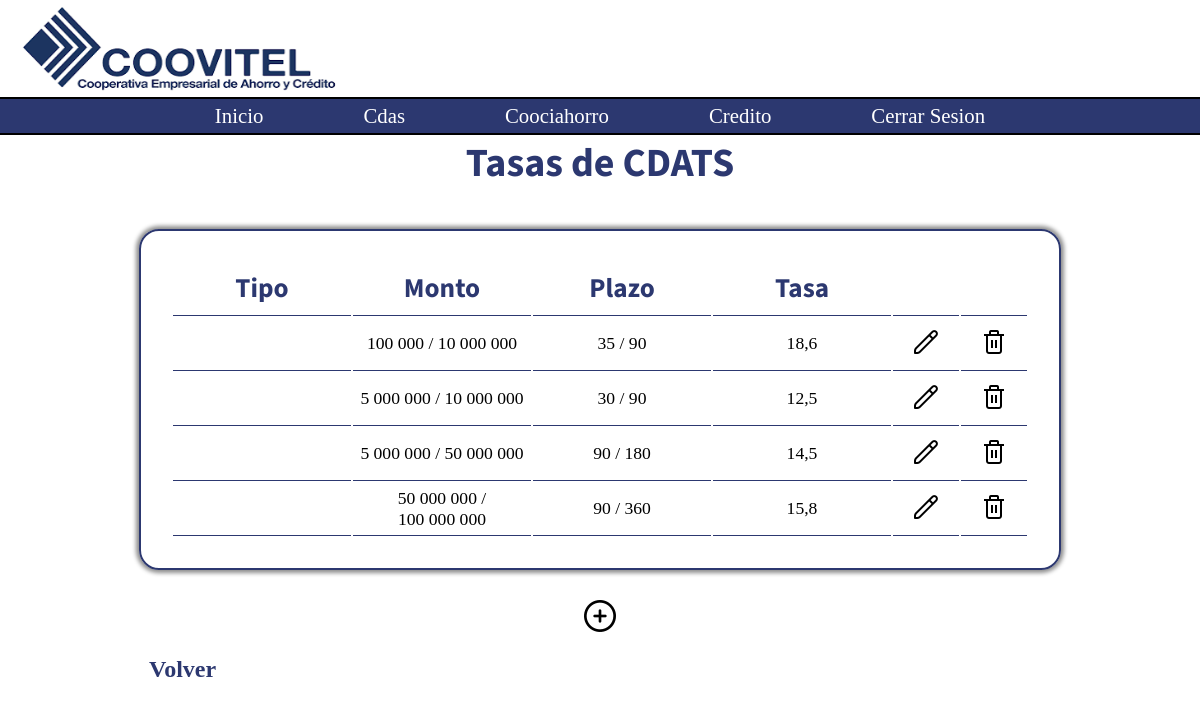
/cdats (signed in), run on an earlier commit of the app's database.
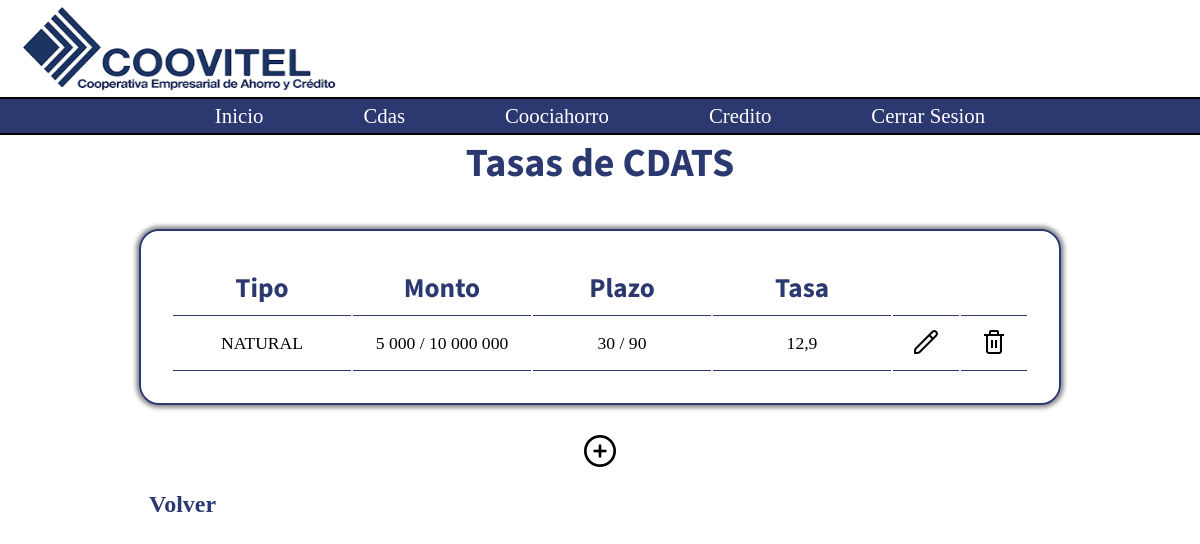
And on a later commit of the database.
### controls/models.py (models this page shows, shortened)
class TasasCDAT(models.Model):
    type = models.CharField(max_length=100)
    since = models.IntegerField()
    until = models.IntegerField()
    amountsince = models.IntegerField()
    amountuntil = models.IntegerField()
    tasa = models.FloatField(max_length=20)

### controls/views.py (the view)
# urls.py: path("cdats", views.Cdat, name="cdats"),
@login_required(login_url="login")
def Cdat(request):
    cdats = TasasCDAT.objects.all()
    return render(request, 'cdat.html', {'cdats': cdats})

### controls/templates/cdat.html (shortened to what this page needs)
{% extends 'layout.html' %}
{% load humanize %}
{% block header %}
    <header>
        <div class="logo-admin"></div>
        <nav class="menu">
            <ul class="menu-links">
                <li class="link"><a href="{% url 'admin' %}">Inicio</a></li>
                <li class="link"><a href="{% url 'cdats' %}">Cdas</a></li>
                <li class="link"><a href="{% url 'cooviahorro' %}">Coociahorro</a></li>
                <li class="link"><a href="#">Credito</a></li>
                <li class="link"><a href="{% url 'user-logout' %}">Cerrar Sesion</a></li>
            </ul>
        </nav>
    </header>
{% endblock%}
{% block content %}
    <div class="cdats">
        <h1 class="title">Tasas de CDATS</h1>
        <div>
            <table>
                <tr>
                    <td class="ttb">Tipo</td>
                    <td class="ttb">Monto</td>
                    <td class="ttb">Plazo</td>
                    <td class="ttb">Tasa</td>
                    <td class="icon"></td>
                    <td class="icon"></td>
                </tr>
                {% for cdat in cdats%}
                    <tr>
                        <td class="tb data">{{cdat.type}}</td>
                        <td class="tb data">{{cdat.since|intcomma}} / {{ cdat.until|intcomma }}</td>
                        <td class="tb data">{{cdat.amountsince|intcomma}} / {{cdat.amountuntil}}</td>
                        <td class="tb data">{{cdat.tasa}}</td>
                        <td class="tb"><a href="{% url 'updatecdat' cdat.id%}"><img class="image" src="static/images/lapiz.png"/></a></td>
                        <td class="tb"><a href="{% url 'deletecdat' cdat.id %}"><img class="image" src="static/images/basura.png"/></a></td>
                    </tr>
                {% endfor %}
            </table>
        </div>
        <a class="create" href="{% url 'createcdat' %}"><img class="image" src="static/images/agregar.png"/></a>
        <div class="cont-back">
            <a class="back" href="{% url 'admin' %}">Volver</a>
        </div>
    </div>
{% endblock %}

### controls/templates/layout.html (shortened to what this page needs)
<!DOCTYPE html>
<html lang="es">
<head>
    {% load static %}
    <link rel="stylesheet" type="text/css" href="{% static 'style.css' %}"/>
</head>
    {% block header %}
    {% endblock %}
<body>
    {% block content %}
    {% endblock %}
</body>
</html>

### controls/static/style.css (style rules this page uses)
html, body { margin: 0; width: 100%; height: 100%; display: flex; flex-direction: column; align-items: center; }
header { width: 100%; height: 135px; display: flex; flex-direction: column; justify-content: center; align-items: center; }
.title { text-align: center; font-size: 2.5rem; color: #2c3870; font-family: 'sans-bold'; margin-top: 0px; }
.logo-admin { background-image: url("images/COOVITEL.png"); background-repeat: no-repeat; background-size: contain; width: 100%; height: 100px; }
.menu { height: 35px; width: 100%; background-color: #2c3870; display: flex; justify-content: center; margin: 0; border-bottom: 2px solid #000000; border-top: 2px solid #000000; }
.menu-links { display: flex; flex-direction: row; justify-content: center; align-items: center; margin: 0; width: auto; padding: 0; }
.link { list-style: none; }
.link a { cursor: pointer; color: white; list-style: none; font-size: 1.3rem; margin: 0px 50px; text-decoration: none; }
.cdats { display: flex; flex-direction: column; justify-content: center; align-items: center; }
table { padding: 30px; margin: 10px; border: 2px solid #2c3870; border-radius: 20px; -webkit-box-shadow: 0px 0px 4px 3px rgba(0,0,0,0.45); -moz-box-shadow: 0px 0px 4px 3px rgba(0,0,0,0.45); box-shadow: 0px 0px 4px 3px rgba(0,0,0,0.45); }
td { border-bottom: 1px solid #2c3870; height: 50px; }
.ttb { color: #2c3870; font-size: 1.7rem; font-family: 'sans-bold'; width: 11rem; text-align: center; }
.icon { width: 4rem; text-align: center; }
.image { color: #2c3870; }
.tb { text-align: center; }
.data { font-size: 1.1rem; }
.create { margin: 20px; }
.cont-back { width: 100%; }
.back { font-size: 1.5rem; font-weight: bold; text-decoration: none; color: #2c3870; margin-left: 20px; margin-bottom: 50px; }

What changed in the data, as far as the page shows it:
removed TasasCDAT: since "100 000", until "10 000 000", amountsince "35", amountuntil "90", tasa "18,6"
removed TasasCDAT: since "5 000 000", until "10 000 000", amountsince "30", amountuntil "90", tasa "12,5"
removed TasasCDAT: since "5 000 000", until "50 000 000", amountsince "90", amountuntil "180", tasa "14,5"
removed TasasCDAT: since "50 000 000", until "100 000 000", amountsince "90", amountuntil "360", tasa "15,8"
added TasasCDAT: type "NATURAL", since "5 000", until "10 000 000", amountsince "30", amountuntil "90", tasa "12,9"
